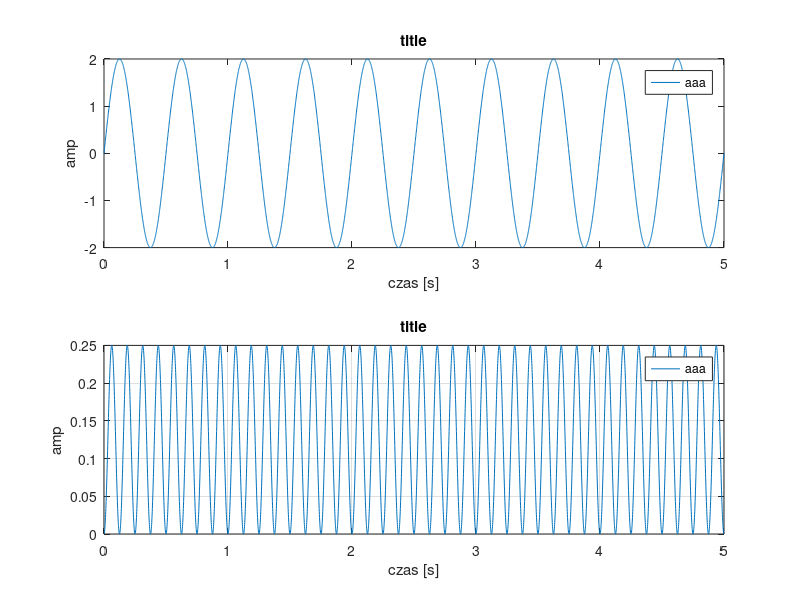
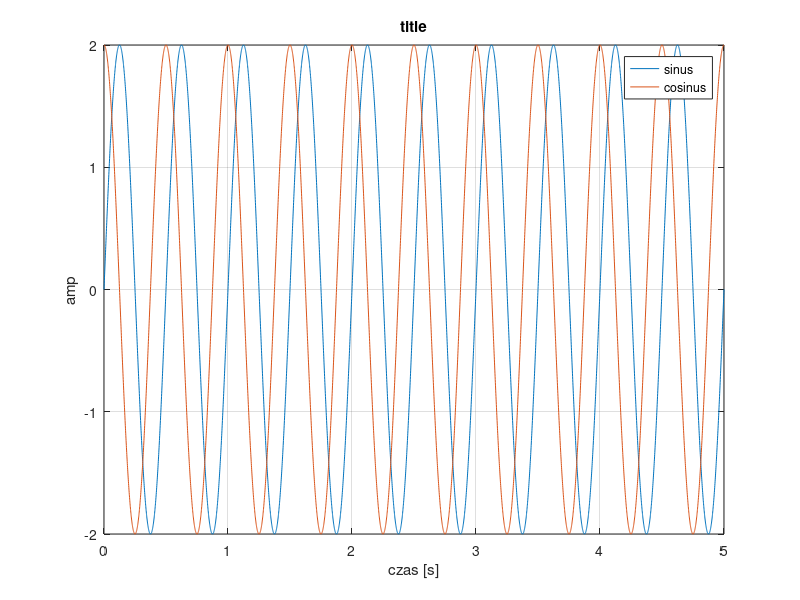
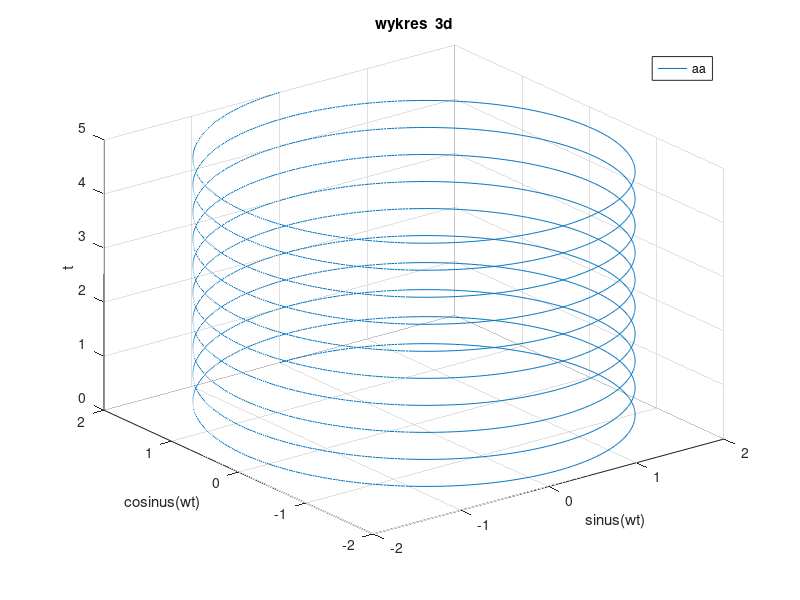

The MATLAB source for these figures, in order:
clc
clear all
close all

s = 2;
ww = 1:1:10;
wk = ww';

A= [1:3; 4:6; 7:9]
B = [10:12; 13:15; 16:18]

A+B
A-B
A*B
A.*B
A\B

A^2
A.^2

ww1(3) = ww(end)
ww2 = ww + 10
ww3 = ww;

for i=1:2:length(ww)
    ww3(1,i)= ww(i)+1;
end
ww3

ww31 = ww;
for i=1:2:length(ww31)
    ww31(i) =ww31(i)+1;
end
ww31

ww4 = ww3.^2
ww5 = sqrt(ww3)
    
L = randn(3,3)
det(L)
O=inv(L)
L*O

A = [1 0 1; 2 1 0; 1 1 1];
B = [7;6;11]

X=inv(A)*B

C= [ (2:5).^2; (2:5).^3]

L2=rand(7,7)
w3=sum(L2(3,:))

triu(L2)
tril(L2)
diag(L2)

zer =zeros(100,100)
jedn = ones(100, 100)
oko= eye(100, 100)

det(zer)
det(jedn)
det(eye)

magiczna = magic(5)

t = 0:0.001:5
A= 2
f= 2
w=2*pi*f
y1= A*sin(w*t)
y2= ((sin(w*t)).^2).*((cos(w*t)).^2)
y3 = A*cos(w*t)

figure(1)
subplot(2,1,1)
plot(t,y1)
xlabel('czas [s]')
ylabel('amp')
title('title')
legend('aaa')
subplot(2,1,2)
plot(t,y2)
xlabel('czas [s]')
ylabel('amp')
title('title')
legend('aaa')
grid on


figure(3)
plot(t,y1)
hold on
plot(t,y3)
xlabel('czas [s]')
ylabel('amp')
title('title')
legend('sinus','cosinus')
grid on


figure(4)
plot3(y1,y3,t)
xlabel('sinus(wt)')
ylabel('cosinus(wt)')
zlabel('t')
grid on
legend('aa')
title('wykres  3d')
